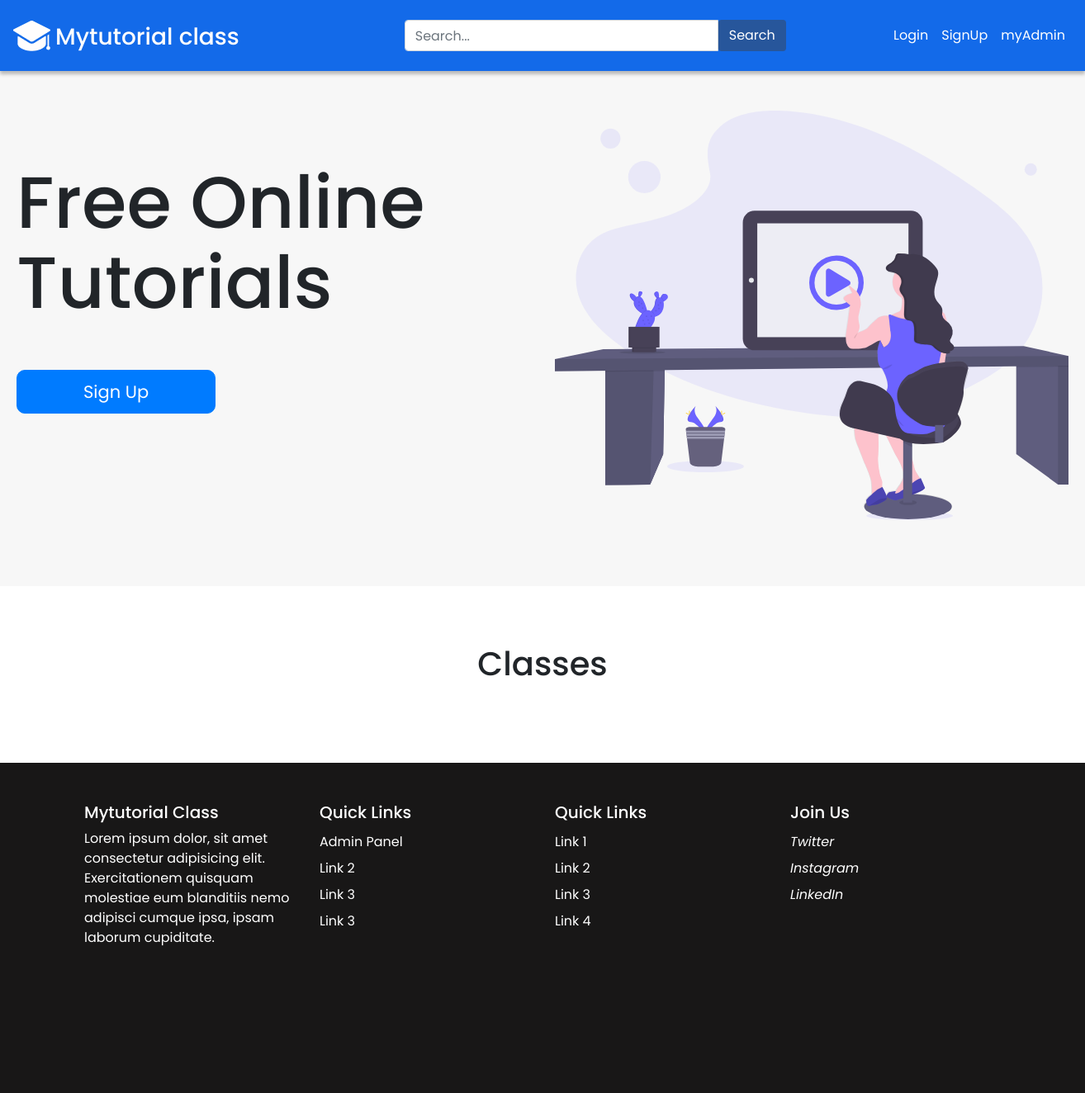
Before: / with the older database file.
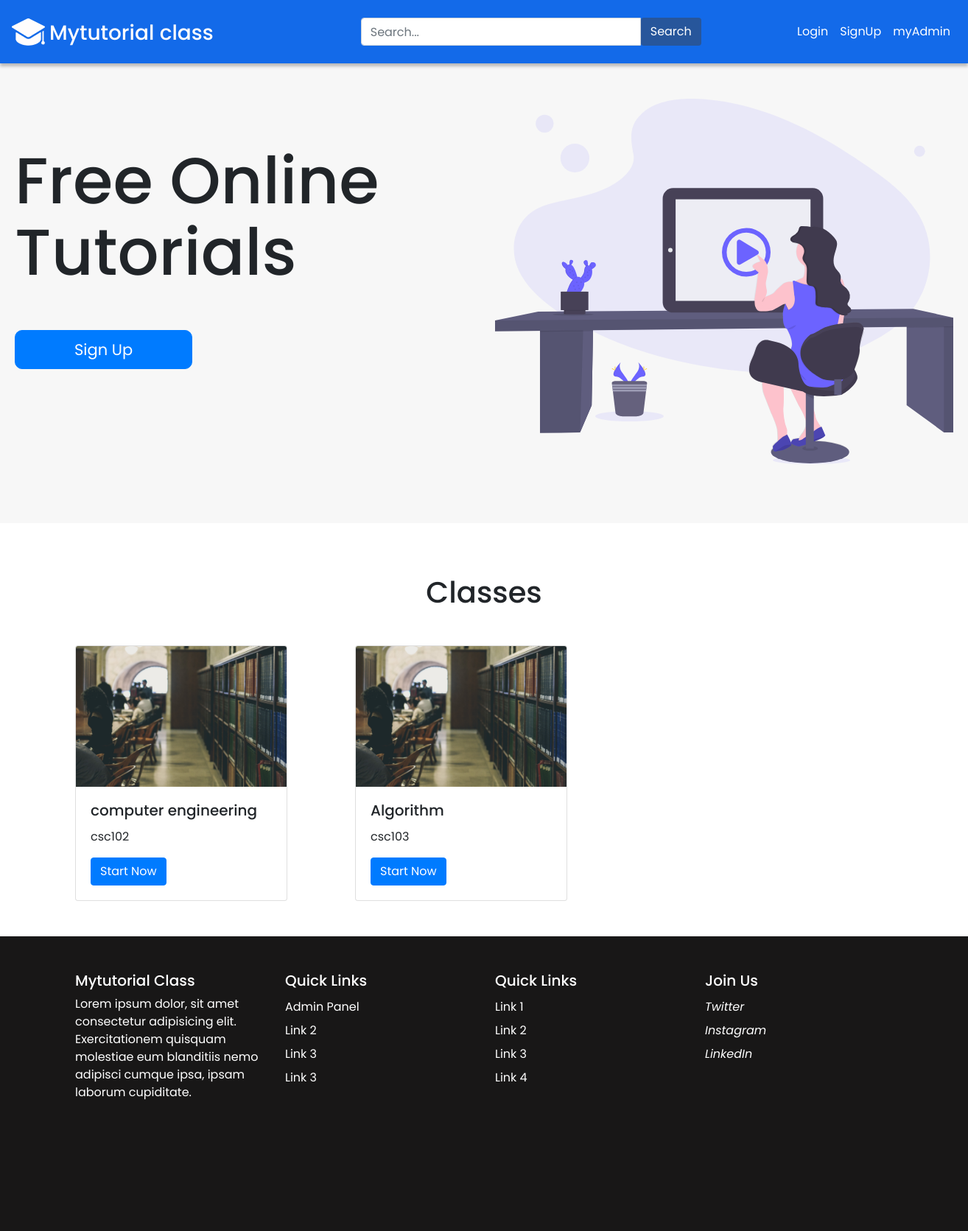
After: the same page with the newer database file.
### tables this page shows
CREATE TABLE `venues` (
  `venueId` int(11) NOT NULL AUTO_INCREMENT,
  `venue` varchar(225) NOT NULL,
  `venueCreated` datetime NOT NULL DEFAULT CURRENT_TIMESTAMP,
  `venueUpdated` datetime NOT NULL DEFAULT CURRENT_TIMESTAMP,
  PRIMARY KEY (`venueId`)
);

CREATE TABLE `classes` (
  `classId` int(11) NOT NULL AUTO_INCREMENT,
  `ClassDate` varchar(20) NOT NULL,
  `classPeriod` int(10) DEFAULT NULL,
  `classMax` int(11) NOT NULL,
  `classVenueId` int(11) NOT NULL,
  `classCreated` datetime DEFAULT CURRENT_TIMESTAMP,
  `classUpdated` datetime NOT NULL DEFAULT CURRENT_TIMESTAMP,
  `classCode` varchar(45) NOT NULL,
  `classTitle` varchar(225) NOT NULL,
  PRIMARY KEY (`classId`)
);

### index.php (called while the page is built, shortened)
<?php
require_once('controllers/Conn.php');
require_once('controllers/Queries.php');
require_once('controllers/Router.php');
require_once('models/Classes.php');
$request = $_SERVER['REQUEST_URI'];
$router = new Router($request);
$router->get('/', 'views/home');

### models/Classes.php (called while the page is built, shortened)
<?php
class Classes extends Queries
{
    public function getWithVenue()
    {
        $sql = 'SELECT * FROM venues
        INNER JOIN classes ON Venues.venueId=classes.classVenueId';
        $venues = $this->query($sql);
        return $venues;
    }
}

### controllers/Conn.php (called while the page is built)
<?php
class Conn
{
    private $dbname = 'csc';
    private $host = 'localhost';
    private $username = 'root';
    private $pass = 'PASSWORD';
    public function connect()
    {
        try {
            $conn = new PDO("mysql:host=$this->host;dbname=$this->dbname", $this->username, $this->pass);
            return $conn;
        } catch (PDOexception $e) {
            echo "Datebase error" . $e->getMessage();
            die();
        }
    }
}

### controllers/Queries.php (called while the page is built, shortened)
<?php
class Queries extends Conn
{
    public function query($sql)
    {
        $pdoStatement = $this->connect()->prepare($sql);
        $status = $pdoStatement->execute();
        $result = $pdoStatement->fetchAll();
        return $result;
    }
}

### views/home.php (the view)
<?php include('inc/header.php'); ?>
<?php $init  =  new Classes(); ?>
<div class="header">
  <div class="container-fluid">
    <div class="row">
      <div class="col-md-6">
        <div class="header-bg bg-text">
          <h3>Free Online <br> Tutorials</h3>
          <div class="signup-button">
            <a href="register" class="btn btn-primary">Sign Up</a>
          </div>
        </div>
      </div>
      <div class="col-md-6">
        <div class="bg-image mt-5">
          <img src="assets/image/bg-image.svg" alt="" style="width: 100%;">
        </div>
      </div>
    </div>
  </div>
</div>
<section class="section__1">
  <div class="container">
    <div class="text-center">
      <h5 class="section__2--header">Classes</h5>
      <div class="tab-content mt-5" id="pills-tabContent">
        <div class="tab-pane fade show active" id="pills-home" role="tabpanel" aria-labelledby="pills-home-tab">
          <div class="row">
            <?php foreach ($init->getWithVenue() as $value) { ?>
              <div class="col-md-4">
                <div class="card" style="width: 18rem;">
                  <img src="assets/image/image1.jpg" class="card-img-top" alt="...">
                  <div class="card-body text-left">
                    <h5 class="card-title"><?php echo $value['classTitle'] ?></h5>
                    <p class="card-text"><?php echo $value['classCode'] ?></p>
                    <a href="#" class="btn btn-primary">Start Now</a>
                  </div>
                </div>
              </div>
            <?php } ?>
          </div>
        </div>
      </div>
    </div>
  </div>
</section>
<?php include('inc/footer.php'); ?>

### controllers/Router.php (shortened to what this page needs)
<?php
class Router
{
    private $request;
    public function __construct($request)
    {
        $this->request = $request;
    }
    public function get($route, $file)
    {
        $uri = trim($this->request, "/");
        $uri = explode("/", $uri);
        if ($uri[0] == trim($route, "/")) {
            require $file . '.php';
        }
    }
}

### views/inc/header.php (shortened to what this page needs)
<!DOCTYPE html>
<html lang="en">
<head>
    <link rel="stylesheet" href="https://stackpath.bootstrapcdn.com/bootstrap/4.3.1/css/bootstrap.min.css">
    <link rel="stylesheet" href="assets/css/main.css">
</head>
<body>
    <nav class="navbar navbar-expand-lg navbar-light navbarcol">
        <img src="assets/image/Group.png" alt="sitelogo">
        <a href="/" style="text-decoration:none;">
            <h3 class="myclass">Mytutorial class</h3>
        </a>
        <form class="form-inline form-search my-2 my-lg-0">
            <div class="input-group">
                <input type="text" class="form-control search-box" placeholder="Search..." aria-label="Search for...">
                <span class="input-group-btn">
                    <button class="btn search-btn" type="button">Search</button>
                </span>
            </div>
        </form>
        <div class="collapse navbar-collapse" id="navbarSupportedContent">
            <ul class="navbar-nav ml-auto">
                <li class="nav-item active">
                    <a class="nav-link" href="login">Login</a>
                </li>
                <li class="nav-item">
                    <a class="nav-link" href="register">SignUp</a>
                </li>
                <li class="nav-item">
                    <a class="nav-link" href="adminlogin">myAdmin</a>
                </li>
            </ul>
        </div>
    </nav>

### views/inc/footer.php (shortened to what this page needs)
<footer class="footer__section mt-5 text-white">
    <div class="container">
        <div class="footer__content pt-5">
            <div class="row">
                <div class="col-md-3">
                    <div class="footer__header">
                        <h5 class="footer__title">Mytutorial Class</h5>
                        <p>Lorem ipsum dolor, sit amet consectetur adipisicing elit. Exercitationem quisquam molestiae eum blanditiis nemo adipisci cumque ipsa, ipsam laborum cupiditate.</p>
                    </div>
                </div>
                <div class="col-md-3">
                    <div class="footer__item">
                        <h5>Quick Links</h5>
                        <ul>
                            <li>
                                <a href="adminlogin">Admin Panel</a>
                            </li>
                            <li>
                                <a href="#!">Link 2</a>
                            </li>
                            <li>
                                <a href="#!">Link 3</a>
                            </li>
                            <li>
                                <a href="#!">Link 3</a>
                            </li>
                        </ul>
                    </div>
                </div>
                <div class="col-md-3">
                    <div class="footer__item">
                        <h5>Quick Links</h5>
                        <ul>
                            <li>
                                <a href="#!">Link 1</a>
                            </li>
                            <li>
                                <a href="#!">Link 2</a>
                            </li>
                            <li>
                                <a href="#!">Link 3</a>
                            </li>
                            <li>
                                <a href="#!">Link 4</a>
                            </li>
                        </ul>
                    </div>
                </div>
                <div class="col-md-3">
                    <div class="footer__item">
                        <h5>Join Us</h5>
                        <ul>
                            <li>
                                <a href="#!">
                                    <i>Twitter</i>
                                </a>
                            </li>
                            <li>
                                <a href="#!">
                                    <i>Instagram</i>
                                </a>
                            </li>
                            <li>
                                <a href="#!">
                                    <i>LinkedIn</i>
                                </a>
                            </li>
                        </ul>
                    </div>
                </div>
            </div>
        </div>
    </div>
</footer>
</body>
</html>

### assets/css/main.css (style rules this page uses)
body { margin: 0px; z-index: 0px; }
* { font-family: 'Poppins', sans-serif; }
.myclass { font-size: bold; line-height: 100%; text-align: left; vertical-align: top; color:#FFFDFD; margin-left: 6px; margin-top: 11px; }
.navbarcol { width: 100%; height: 86px; left: 0px; top: 0px; background: #136AE9; box-shadow: 0px 4px 4px rgba(0, 0, 0, 0.25); }
.form-search { left: 15.6%; position: relative; justify-content: center; }
input.search-box { width: 380px; }
.navbar-nav .nav-item .nav-link { color: #fff!important; }
.search-btn { background: #27569B; color: #fff; }
.header { background: #F7F7F7; padding-bottom: 80px; }
.row .header-bg { margin-top: 7rem; }
.bg-text h3 { font-size: 88px; line-height: 1.1; }
.signup-button a { padding: 10px 80px; font-size: 21px; margin-top: 3rem; border-radius: 10px; }
.section__1 { margin-top: 70px; }
h5.section__2--header { font-size: 40px!important; }
.footer__section { background: #181717; height: 50vh; }
.footer__item ul { margin: 0; padding: 0; }
.footer__item li { list-style: none; line-height: 2; }
.footer__item a { color: #fff; }
@media (min-width: 1200px) { .container-fluid { width: 1304px; } }
@media (min-width: 992px) { input.search-box { width: 380px!important; } }

Changed rows visible on the page:
added venues: classes.classTitle "computer engineering", classes.classCode "csc102", classes.classTitle "Algorithm", classes.classCode "csc103"
